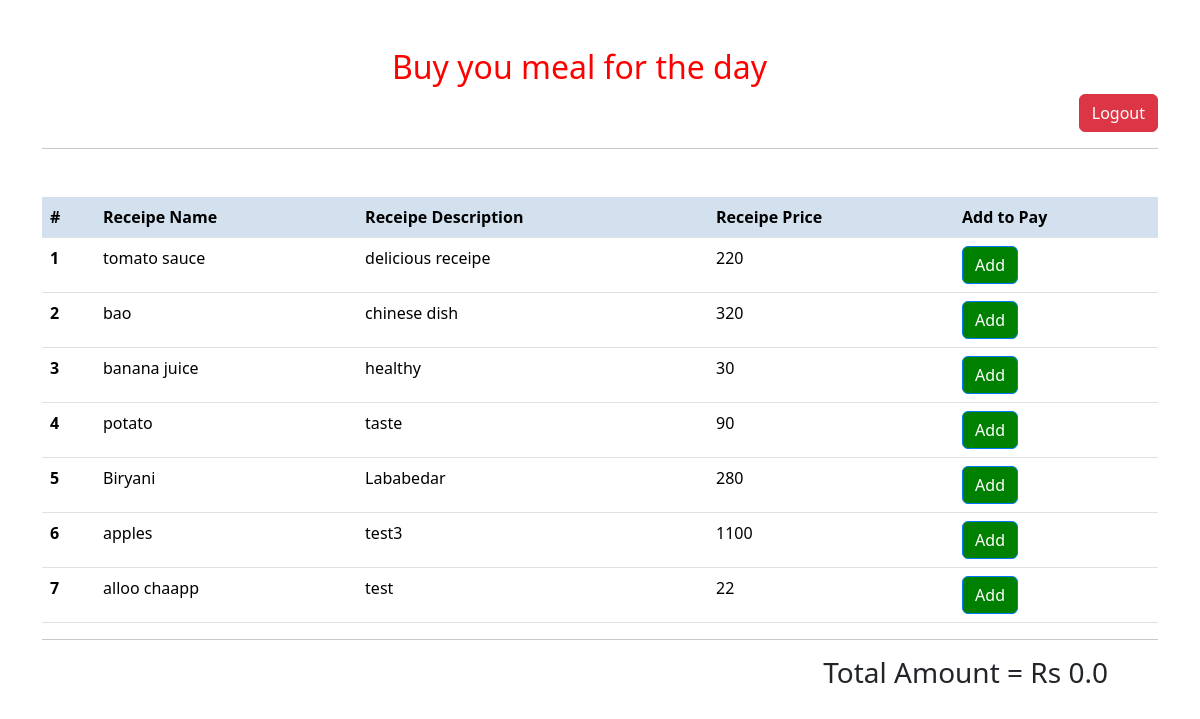
Page /home/ on the earlier database version.
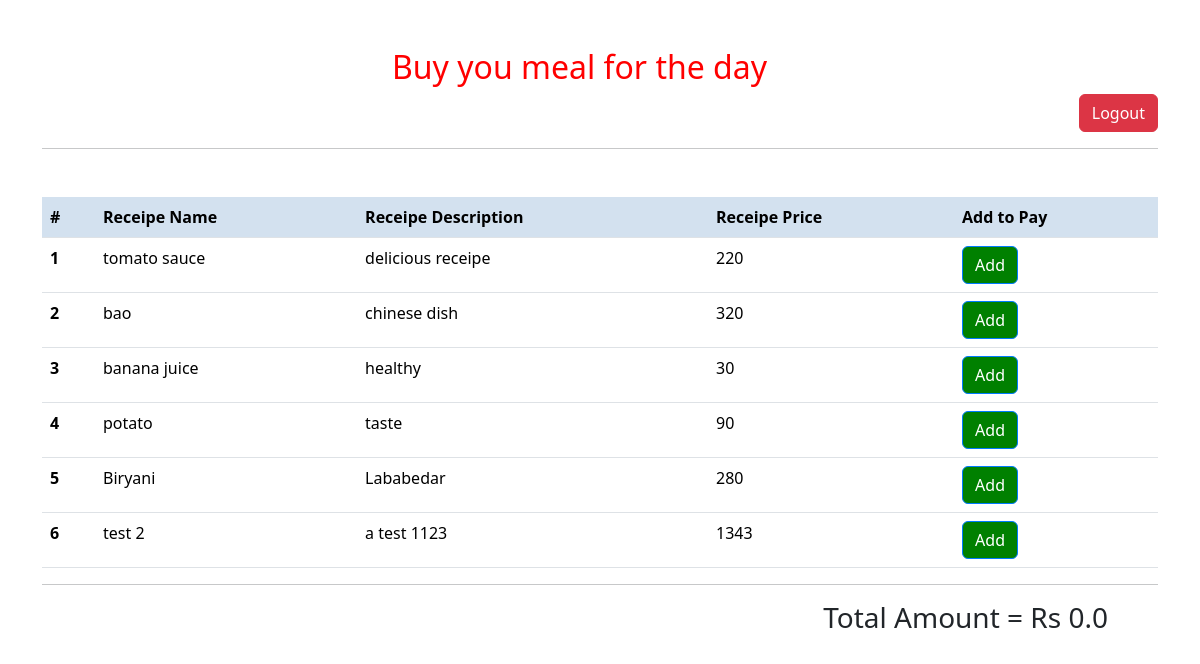
Same page on the later database version.
### vege/models.py (models this page shows, shortened)
class Receipe(models.Model):
    user = models.ForeignKey(User, on_delete=models.SET_NULL, null=True, blank=True)
    receipe_name = models.CharField(max_length=100)
    receipe_description = models.TextField()
    receipe_price = models.IntegerField(default=0)

### home/views.py (the view)
# urls.py: 2. Add a URL to urlpatterns:  path('', views.home, name='home')
def home(request):
    request.session['total'] = 0.0
    queryset = Receipe.objects.all()
    context = {'receipes': queryset, 'total': 0.0}
    return render(request, 'base.html', context)

### home/templates/base.html (shortened to what this page needs)
{% load static %}
<!DOCTYPE html>
<html lang="en">
	<head>
		<link
			href="https://cdn.jsdelivr.net/npm/bootstrap@5.3.2/dist/css/bootstrap.min.css"
			rel="stylesheet"
 />
	</head>
	<body>
		<div class="container mt-5">
			<h2 style="margin-left: 350px; color: red">Buy you meal for the day</h2>
			<a
				style="display: flex; justify-content: flex-end; text-decoration: none"
				href="/logout">
				<button class="btn btn-danger">Logout</button>
			</a>
			<hr />
			<table class="table mt-5">
				<thead class="thead-dark">
					<tr>
						<th scope="col">#</th>
						<th scope="col">Receipe Name</th>
						<th scope="col">Receipe Description</th>
						<th scope="col">Receipe Price</th>
						<th scope="col">Add to Pay</th>
					</tr>
				</thead>
				<tbody>
					{% for receipe in receipes %}
					<tr>
						<th scope="row">{{forloop.counter}}</th>
						<td>{{receipe.receipe_name}}</td>
						<td>{{receipe.receipe_description}}</td>
						<td>{{receipe.receipe_price}}</td>
						<td>
							<a
								class="btn btn-primary add-btn"
								data-id="{{ receipe.id }}"
								>Add</a
							>
						</td>
					</tr>
					{% endfor %}
				</tbody>
			</table>
			<hr />
			<div class="inline-container">
				<h3 style="margin-left: 70%">
					Total Amount = Rs <span id="total">{{ total }}</span>
				</h3>
			</div>
		</div>
	</body>
</html>

Differences in the rows shown:
removed Receipe: receipe_name "apples", receipe_description "test3", receipe_price "1100"
removed Receipe: receipe_name "alloo chaapp", receipe_description "test", receipe_price "22"
added Receipe: receipe_name "test 2", receipe_description "a test 1123", receipe_price "1343"
